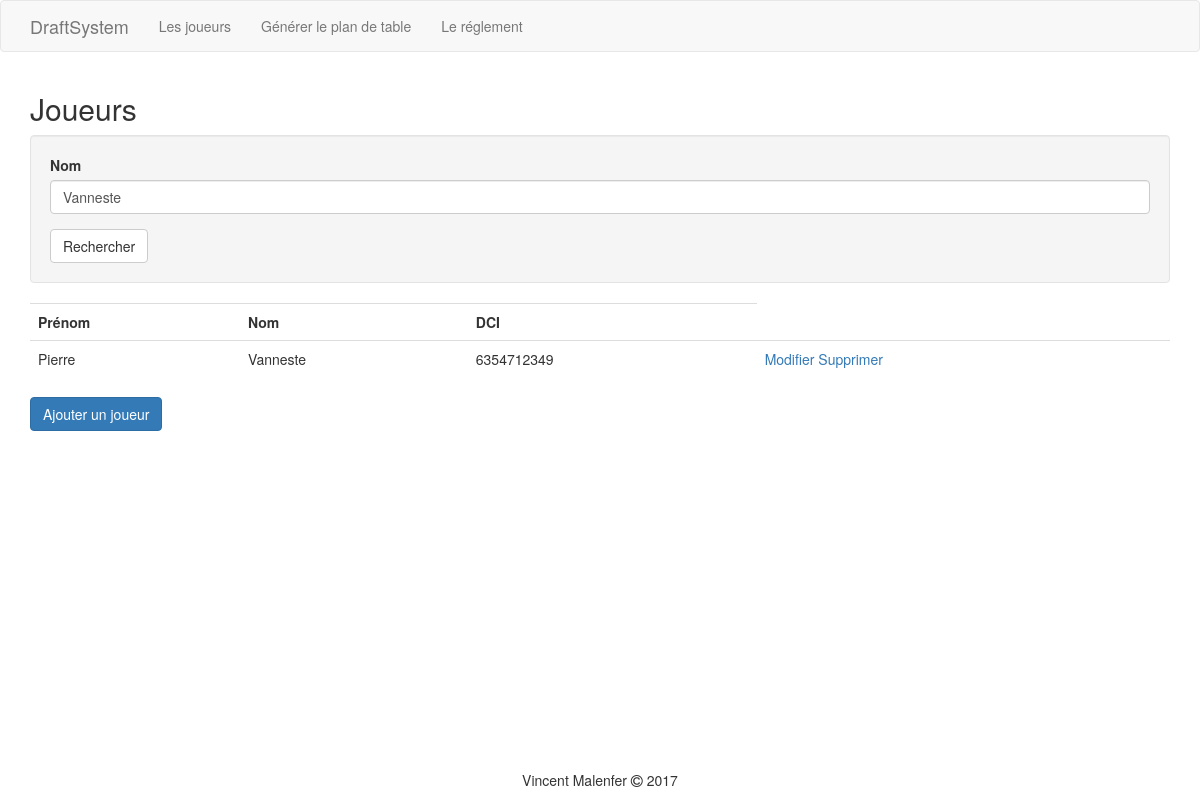
Screenshot of /player.php?nom=Vanneste with the database file from the repository.
### tables this page shows
CREATE TABLE `player` (
  `id` int(11) NOT NULL,
  `prenom` varchar(50) NOT NULL,
  `nom` varchar(100) NOT NULL,
  `dci` varchar(255) NOT NULL
);

### player.php (called while the page is built, shortened)
<?php
$nom = (isset($_GET['nom'])) ? $_GET['nom'] : null;
$players = Player::fetchAll($nom);
require 'View/player.php';

### Model/Player.php (called while the page is built, shortened)
<?php
class Player
{
	private $id;
	private $prenom;
	private $nom;
	private $dci;
	public function getId()
	{
		return $this->id;
	}
	public function getPrenom()
	{
		return $this->prenom;
	}
	public function getNom()
	{
		return $this->nom;
	}
	public function getDci()
	{
		return $this->dci;
	}
	public static function fetchAll($nom = null)
	{
		$cnx = Cnx::getInstance();
		$query = 'SELECT * FROM player';
		if (!empty($nom)) {
			$nom = $cnx->quote("%$nom%");
			$query.= " WHERE nom LIKE $nom";
		}
		$stmt = $cnx->query($query);
		return $stmt->fetchAll(\PDO::FETCH_CLASS, self::class);
	}
}

### View/player.php (the view, shortened to what this page needs)
<?php
require 'layout/top.php';
?>
<h2>Joueurs</h2>
<div class="well">
	<form>
		<div class="form-group">
			<label>Nom</label>
			<input type="text" name="nom" class="form-control" value="<?= $nom; ?>" placeholder="Votre recherche"/>
		</div>
		<button type="submit" class="btn btn-default">Rechercher</button>
	</form>
</div>
<table class="table">
	<tr>
		<th>Prénom</th>
		<th>Nom</th>
		<th>DCI</th>
	</tr>
	<?php
		foreach ($players as $player) :
	?>
	<tr>
		<td><?= $player->getPrenom(); ?></td>
		<td><?= $player->getNom(); ?></td>
		<td><?= $player->getDci(); ?></td>
		<td>
			<a href="player-edit.php?id=<?= $player->getId();?>">Modifier</a>
			<a href="player-delete.php?id=<?= $player->getId();?>">Supprimer</a>
		</td>
	</tr>
	<?php
	endforeach;
	?>
</table>
<p>
	<?php if (count($players) >= 8): ?>
		<a class="btn btn-danger">Complet !</a>
	<?php else : ?>
		<a class="btn btn-primary" href="player-edit.php">Ajouter un joueur</a>
	<?php endif ?>
</p>
<?php
require 'layout/bottom.php';
?>

### assets/css/style.css (style rules this page uses)
html { height: 100%; }
body { position: relative; min-height: 100%; margin: 0; padding: 0; padding-bottom: 3em; }
* { box-sizing: border-box; }

### rows the page displays
player: prenom "Pierre", nom "Vanneste", dci "6354712349"
